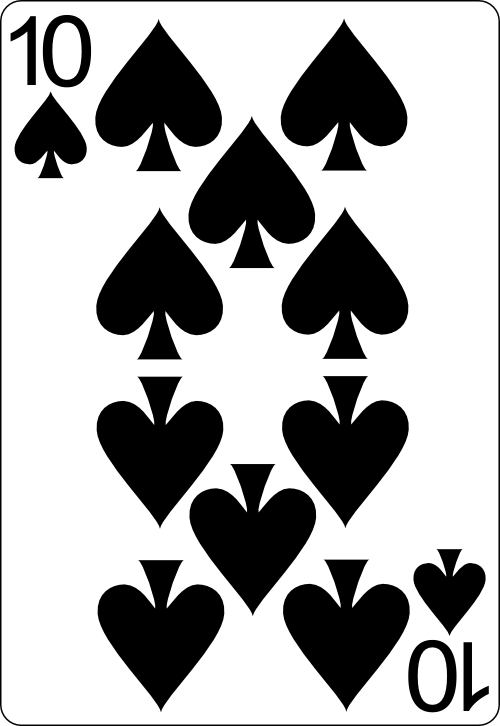
#> input picture images/10♠️.png, 500 x 726 px; its folder holds 4 pictures in this run
$ python resize.py   (older library calls are emulated)
#> lines starting #> are read from the running program, lines starting #| are printed output that depends on the picture
from PIL import Image
from pathlib import Path
import os

cwd = os.getcwd()

for path in Path("images").glob("*.png"):
    basewidth = 150
    img = Image.open(path)
#> img is the input picture: PIL image 500x726 RGBA; mean R, G, B, A 169.9, 169.9, 169.9, 254.7
    wpercent = (basewidth/float(img.size[0]))
#> wpercent = 0.3
    hsize = int((float(img.size[1])*float(wpercent)))
#> hsize = 217
    img = img.resize((basewidth, hsize), Image.ANTIALIAS)
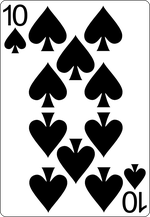
#> img: PIL image 150x217 RGBA; mean R, G, B, A 169.9, 169.9, 169.9, 254.7; transparent parts drawn white
    dest = f'{cwd}/resized/{path.with_suffix(".webp")}'
    img.save(dest, format="webp")
    print(dest)
#> pass 2 of the loop `for path in Path("images").glob("*.png"):`:
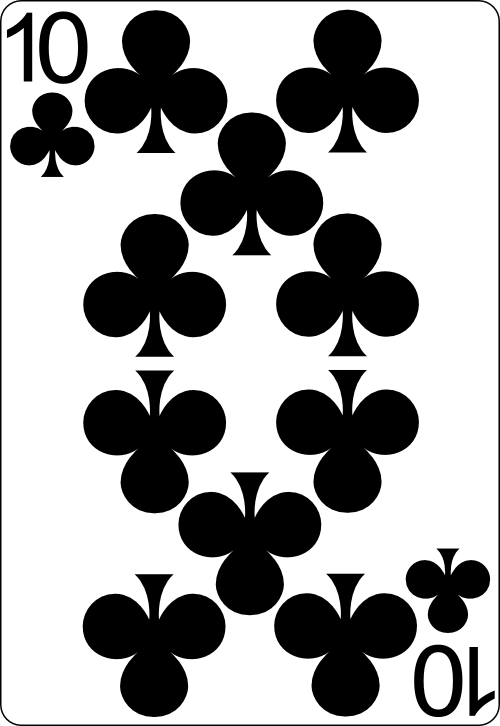
#> input picture images/10♣️.png, 500 x 726 px
#> img is the input picture: PIL image 500x726 RGBA; mean R, G, B, A 161.8, 161.8, 161.8, 254.7
#> `img = img.resize((basewidth, hsize), Image.ANTIALIAS)`:
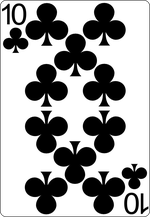
#> img: PIL image 150x217 RGBA; mean R, G, B, A 161.8, 161.8, 161.8, 254.7; transparent parts drawn white
